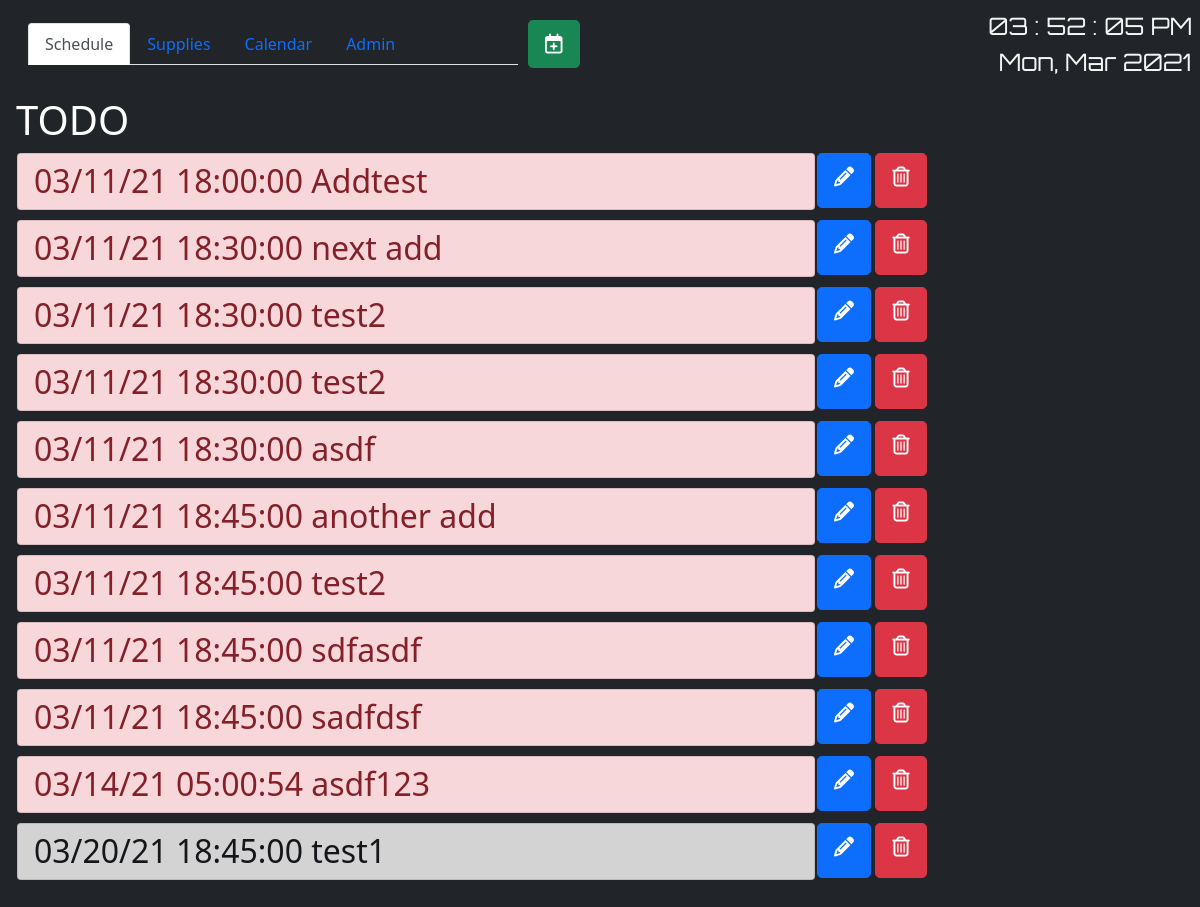
Before: / with the older database file.
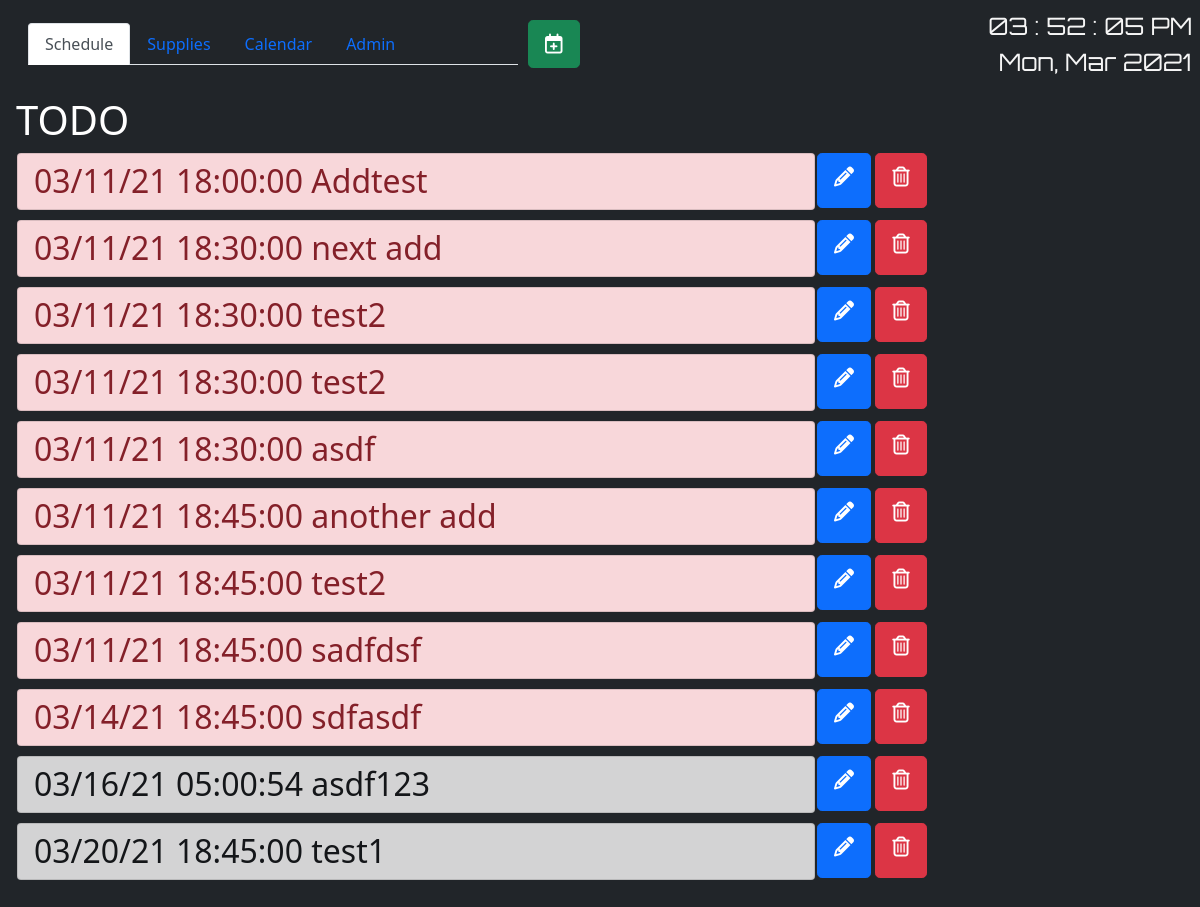
After: the same page with the newer database file.
### tracker/models.py (models this page shows, shortened)
class Todo(models.Model):
    todoTime = models.DateTimeField()
    task = models.CharField(max_length=255)
    lastDone = models.DateTimeField(blank=True, null=True)
    recurring = models.BooleanField(default=False, blank=True)
    completed = models.BooleanField(default=False, blank=True)
    def getDate(self):
        return self.todoTime.strftime('%x')
    def getTime(self):
        return self.todoTime.strftime('%X')
    @property
    def pastDue(self):
        return timezone.now() > self.todoTime
    @property
    def getCompleted(self):
        return self.completed
    class Meta:
        ordering = ['todoTime']

### tracker/views.py (the view)
# urls.py: path('', views.index.as_view(), name='index'),
class index(generic.ListView):
    model = Todo
    context_object_name = "todos"
    queryset = Todo.objects.all()
    template_name = 'tracker/index.html'

### tracker/templates/tracker/index.html (shortened to what this page needs)
{% extends 'tracker/base.html' %}
{% block addItem %}
<a href="{% url 'todo-add' %}" class="btn btn-success btn-lg addItem" role="button" aria-pressed="true">
    <i class="far fa-calendar-plus" aria-hidden="true"></i>
</a>
{% endblock addItem %}
{% block content %}
    <h1>TODO</h1>
    {% if todos %}
    <table>
        <tbody><thead></thead>
            {% for todo in todos %}
                {% if not todo.getCompleted %}
                <tr>
                    {% if todo.pastDue %}
                        <td class="rounded col-10">
                            <a href="{% url 'task_complete' todo.pk %}"
                                data-popup-url="{% url 'task_complete' todo.pk %}"
                                class="h2 list-group-item list-group-item-action list-group-item-danger open-task">
                                {{ todo.getDate }} {{ todo.getTime }} {{ todo.task }}
                            </a>
                        </td>
                        <td>
                            <a href="{% url 'todo-update' todo.pk %}" class="bigButtons btn btn-primary btn-lg" role="button" aria-pressed="true"><i class="fa fa-pencil" aria-hidden="true"></i></a>
                            <a href="{% url 'todo-delete' todo.pk %}" class="bigButtons btn btn-danger btn-lg" role="button" aria-pressed="true"><i class="fa fa-trash-o" aria-hidden="true"></i></a>
                        </td>
                    {% else %}
                        <td class="rounded col-10">
                            <a href="{% url 'task_complete' todo.pk %}"
                                data-popup-url="{% url 'task_complete' todo.pk %}"
                                class="h2 list-group-item list-group-item-action list-group-item-dark">
                                {{ todo.getDate }} {{ todo.getTime }} {{ todo.task }}
                            </a>
                        </td>
                        <td>
                            <a href="{% url 'todo-delete' todo.pk %}" class="bigButtons btn btn-primary btn-lg " role="button" aria-pressed="true"><i class="fa fa-pencil" aria-hidden="true"></i></a>
                            <a href="{% url 'todo-update' todo.pk %}" class="bigButtons btn btn-danger btn-lg " role="button" aria-pressed="true"><i class="fa fa-trash-o" aria-hidden="true"></i></a>
                        </td>
                    {% endif %}
                </tr>
                {% endif %}
            {% endfor %}
        </tbody>
    </table>
    {% else %}
        <p>All done for today</p>
    {% endif %}
{% endblock content %}

Changed rows visible on the page:
shown differently, row unchanged: Todo "sadfdsf": moves up the list
changed Todo "sdfasdf": getDate "03/11/21" → "03/14/21"
changed Todo "asdf123": todoTime "2021-03-14 05:00:54" → "2021-03-16 05:00:54" (drawn); getDate "03/14/21" → "03/16/21"
